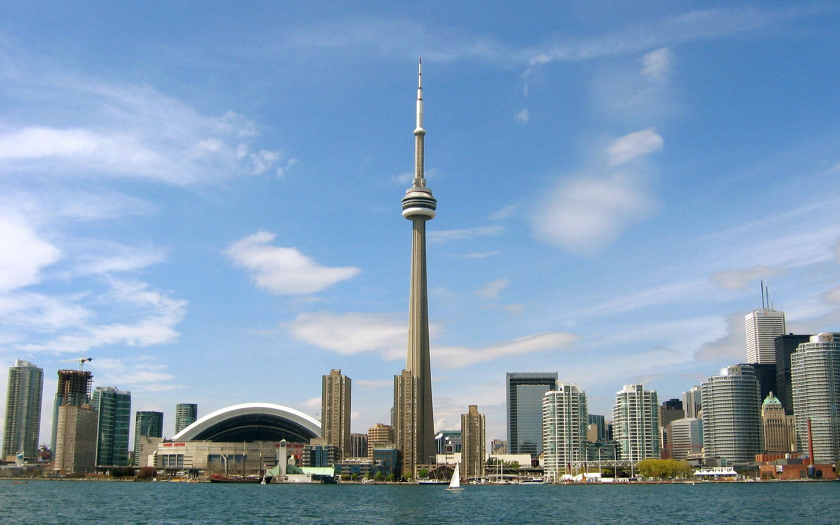
#> input picture Homework 1/Dataset/test/city/city_test-001.jpg, 1680 x 1050 px, found by its file name (shown at 1/2 size); its folder holds 4 pictures in this run
$ jupyter execute --allow-errors exercise_10.ipynb   (shell and % lines are left out)
#> lines starting #> are read from the running program, lines starting #| are printed output that depends on the picture; after the words box and inside, x2 and y2 are one past the last pixel; in counts of white or black regions, pixels touching at a corner belong together; pictures that were not available may be replaced by others from this repository, and a replacement may not be noted
#**Imports**#

[cell 1]
#to make SIFT_create() working

[cell 2]
import numpy as np
import os
from sklearn.cluster import KMeans
from sklearn.svm import SVC
from sklearn.preprocessing import StandardScaler
from matplotlib import pyplot as plt
from sklearn import svm, datasets
from sklearn.model_selection import train_test_split
from sklearn.metrics import confusion_matrix
from sklearn.utils.multiclass import unique_labels
from sklearn.metrics.pairwise import chi2_kernel
from sklearn.model_selection import GridSearchCV
from sklearn.metrics import accuracy_score
import cv2
import time
from PIL import Image

[cell 3]
import tensorflow as tf
#> (the rest of this cell did not finish here and is left out)

[cell 4]
from google.colab import drive
drive.mount('/content/drive', force_remount=True)

[cell 5]
%cd drive/MyDrive/'ImageProcessing_Assignment.zip (Unzipped Files)'/assignment/

[cell 6]
from exGenerator import *
matricola = '1937430'
#> (the rest of this cell did not finish here and is left out)

#**Auxiliary functions**#

[cell 7]
#get path to the Dataset
def getFiles(train, path):
    images = []
    count = 0
    for folder in os.listdir(path):
        for file in  os.listdir(path +'/'+ folder):
            images.append(path+'/' + folder  + '/'+  file)

    if(train is True):
        np.random.shuffle(images)

    return images

[cell 8]
#get Descriptors for the SIFT
def getDescriptorsSift(sift, img):
    kp, des = sift.detectAndCompute(img, None)
    return des

#get Descriptors for the BRISK - the 3rd method used
def getDescriptorsBrisk(brisk, img):
    kp, des = brisk.detectAndCompute(img, None)
    return des

#get Features (features are the corners and they are used directly) for the Harris
def getCorners(img):
    #find Harris corners
    #Hyper-parameters suggested by Open-CV tutorial
    img = np.float32(img)
    dst = cv2.cornerHarris(img, 2, 3, 0.04)
    dst = cv2.dilate(dst, None)
    ret, dst = cv2.threshold(dst, 0.01*dst.max(), 255, 0)
    dst = np.uint8(dst)

    #find centroids
    #to apply cv2.cornerSubPix()
    ret, labels, stats, centroids = cv2.connectedComponentsWithStats(dst)

    #define the criteria to stop and refine the corners
    #to find the corners with maximum accuracy
    criteria = (cv2.TERM_CRITERIA_EPS + cv2.TERM_CRITERIA_MAX_ITER, 100, 0.001)
    corners = cv2.cornerSubPix(img, np.float32(centroids), (5,5),(-1,-1), criteria)

    return centroids, corners

#automatically converts to grayscale
def readImage(img_path):
    img = cv2.imread(img_path, 0)
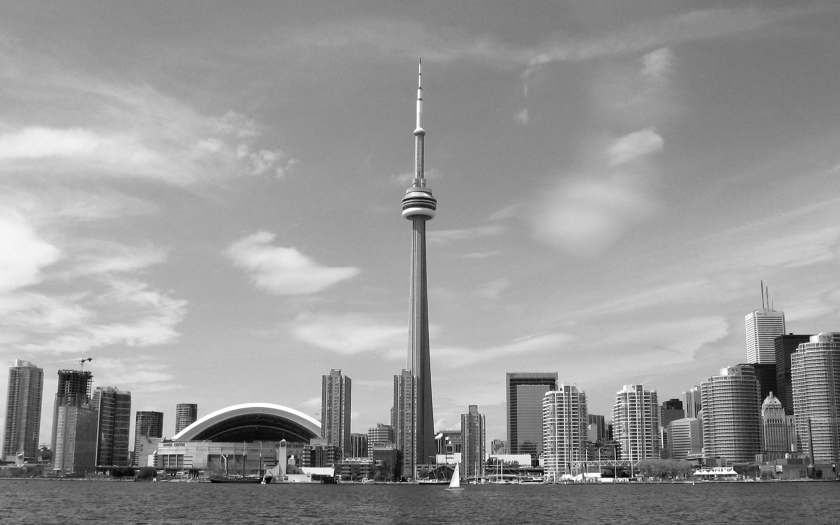
#> img: shape (1050, 1680) (shown at 1/2 size); min 0, max 255, mean 150.8
    return cv2.resize(img, (150,150))
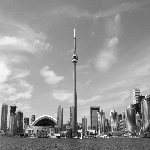
#> returned value: shape (150, 150); min 3, max 255, mean 150.8
#> in getDescriptorsSift, `kp, des = sift.detectAndCompute(img, None)`: kp = 97 keypoints; strongest (x, y, size): (13, 109, 3.9), (75, 57, 1.8), (45, 122, 7.2), (97, 109, 2.4)

#no need to modify for the BRISK and Harris
def vstackDescriptors(descriptor_list):
    descriptors = np.array(descriptor_list[0])
    for descriptor in descriptor_list[1:]:
        descriptors = np.vstack((descriptors, descriptor))
#> this loop made 0 passes
    return descriptors

[cell 9]
#sklearn K-means
def clusterDescriptors(descriptors, no_clusters):
    kmeans = KMeans(n_clusters = no_clusters).fit(descriptors)
    return kmeans

#shapes are fine-tuned correspondingly to the method to be applied
def extractFeatures(kmeans, descriptor_list, image_count, no_clusters, method):
#> called with image_count = 1, no_clusters = 50, method = 'sift'
    im_features = np.array([np.zeros(no_clusters) for i in range(image_count)])
    for i in range(image_count):
        for j in range(len(descriptor_list[i])):
            feature = descriptor_list[i][j]
            if method == 'sift':
                feature = feature.reshape(1, 128)
            elif method == 'harris':
                feature = feature.reshape(1, 2)
            else:
                feature = feature.reshape(1, 64)

            idx = kmeans.predict(feature)
            im_features[i][idx] += 1

    return im_features

def normalizeFeatures(scale, features):
    return scale.transform(features)

def plotHistogram(im_features, no_clusters):
#> called with im_features = array of shape (1, 50), no_clusters = 50
    x_scalar = np.arange(no_clusters)
    y_scalar = np.array([abs(np.sum(im_features[:,h], dtype=np.int32)) for h in range(no_clusters)])
#> y_scalar = 50 values from 0 to 0

    plt.bar(x_scalar, y_scalar)
    plt.xlabel("Visual Word Index")
    plt.ylabel("Frequency")
    plt.title("Complete Vocabulary Generated")
    plt.xticks(x_scalar + 0.4, x_scalar)
    plt.show()
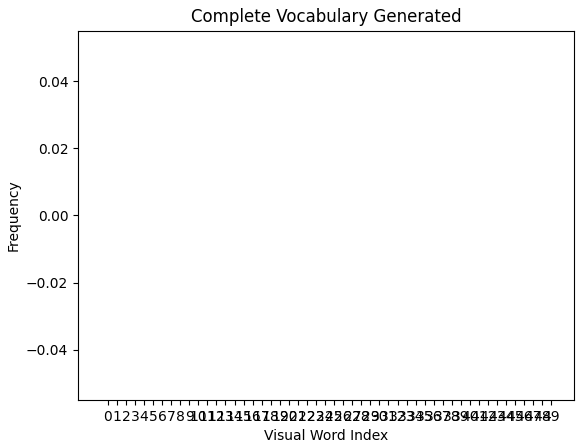
#> figure drawn by matplotlib, 1 panel

def svcParamSelection(X, y, kernel, nfolds):
    Cs = [0.5, 0.1, 0.15, 0.2, 0.3]
    gammas = [0.1, 0.11, 0.095, 0.105]
    param_grid = {'C': Cs, 'gamma' : gammas}
    grid_search = GridSearchCV(SVC(kernel=kernel), param_grid, cv=nfolds)
    grid_search.fit(X, y)
    grid_search.best_params_
    return grid_search.best_params_

def findSVM(im_features, train_labels, kernel):
    features = im_features
    if(kernel == "precomputed"):
      features = np.dot(im_features, im_features.T)

    params = svcParamSelection(features, train_labels, kernel, 5)
    C_param, gamma_param = params.get("C"), params.get("gamma")
    print(C_param, gamma_param)
    class_weight = {
        0: (807 / (7 * 140)),
        1: (807 / (7 * 140)),
        2: (807 / (7 * 133)),
        3: (807 / (7 * 70)),
        4: (807 / (7 * 42)),
        5: (807 / (7 * 140)),
        6: (807 / (7 * 142))
    }

    svm = SVC(kernel = kernel, C =  C_param, gamma = gamma_param, class_weight = class_weight)
    svm.fit(features, train_labels)
    return svm

# [53 lines left out: functions plotConfusionMatrix, plotConfusions, not called in this run]

def findAccuracy(true, predictions):
    print ('accuracy score: %0.3f' % accuracy_score(true, predictions))

#**Train function**#

[cell 10]
def trainModel(path, no_clusters, kernel, method):
    start_time = time.time()
    print('Training starting time: ', time.asctime(time.localtime(start_time)))
    images = getFiles(True, path)
    print("Train images path detected.")

    #Initializers for the SIFT and BRISK
    if method == 'sift':
      sift = cv2.SIFT_create()
      print("SIFT initialization in train.")
    elif method == 'brisk':
      brisk = cv2.BRISK_create()
      print("BRISK initialization in train.")
    else:
      print("Initialization skipped in train, Harris method.")

    descriptor_list = []
    train_labels = np.array([])
    label_count = 7
    image_count = len(images)

    for img_path in images:
        if("city" in img_path):
            class_index = 0
        elif("face" in img_path):
            class_index = 1
        elif("green" in img_path):
            class_index = 2
        elif("house_building" in img_path):
            class_index = 3
        elif("house_indoor" in img_path):
            class_index = 4
        elif("office" in img_path):
          class_index = 5
        else:
          class_index = 6

        train_labels = np.append(train_labels, class_index)
        img = readImage(img_path)

        #The phase of getting the Descriptors (feature extraction in Harris case)
        if method == 'sift':
          des = getDescriptorsSift(sift, img)
        elif method == 'harris':
          _, des = getCorners(img)
        else:
          des = getDescriptorsBrisk(brisk, img)

        descriptor_list.append(des)

    descriptors = vstackDescriptors(descriptor_list)
    print("Descriptors vstacked.")

    kmeans = clusterDescriptors(descriptors, no_clusters)
    print("Descriptors clustered.")

    im_features = extractFeatures(kmeans, descriptor_list, image_count, no_clusters, method)
    print("Images features extracted.")

    scale = StandardScaler().fit(im_features)
    im_features = scale.transform(im_features)
    print("Train images normalized.")

    plotHistogram(im_features, no_clusters)
    print("Features histogram plotted.")

    svm = findSVM(im_features, train_labels, kernel)
    print("SVM fitted.")
    print("Training completed.")
    print("Training time: ", time.time() - start_time)

    return kmeans, scale, svm, im_features

#**Test function**#

[cell 11]
# [78 lines left out: function testModel, not called in this run]

#**Execution phase**#

[cell 12]
#will feed the name of method to be executed
def execute(train_path, test_path, no_clusters, kernel, method):
    kmeans, scale, svm, im_features = trainModel(train_path, no_clusters, kernel, method)
    testModel(test_path, kmeans, scale, svm, im_features, no_clusters, kernel, method)

##Confusion matrices for the SIFT##

#> (a cell that did not finish here is left out)

##Confusion matrices for the Harris##

#> (a cell that did not finish here is left out)

#> in getCorners, `dst = cv2.cornerHarris(img, 2, 3, 0.04)`:
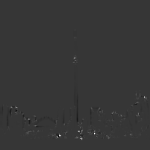
#> dst: shape (150, 150) float32; min -47358688, max 175403200, mean 177969.9; drawn with min black and max white
#> in getCorners, `dst = cv2.dilate(dst, None)`:
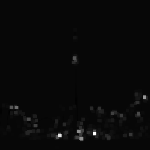
#> dst: shape (150, 150) float32; min -5241258.5, max 175403200, mean 1440492.2; drawn with min black and max white
#> in getCorners, `ret, dst = cv2.threshold(dst, 0.01*dst.max(), 255, 0)`:
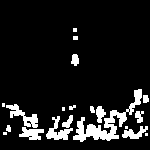
#> dst: shape (150, 150) float32; 10.6% white; 20 white regions (6 under 20 px), largest, box (x1, y1, x2, y2) and area: (73, 89, 142, 142) 928, (6, 104, 38, 128) 285, (46, 116, 73, 140) 266
#> in getCorners, `ret, dst = cv2.threshold(dst, 0.01*dst.max(), 255, 0)`: ret = 1754032
#> in getCorners, `ret, labels, stats, centroids = cv2.connectedComponentsWithStats(dst)`:
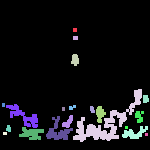
#> labels: shape (150, 150) int32; 21 distinct labels, from 0 to 20; one colour per label, 0 black
#> in getCorners, `ret, labels, stats, centroids = cv2.connectedComponentsWithStats(dst)`: ret = 21; stats = 21 rows, first 6: [0, 0, 150, 150, 20108], [73, 28, 4, 4, 16], [73, 36, 5, 4, 20], [71, 54, 8, 12, 73], [73, 89, 69, 53, 928], [143, 95, 6, 8, 43]; centroids = 21 rows, first 8: [73.52, 69.11], [74.5, 29.5], [75, 37.5], [74.68, 59.42], [106.3, 122.9], [145.2, 98.51], [3, 104.5], [23.05, 115.7]
#> in getCorners, `corners = cv2.cornerSubPix(img, np.float32(centroids), (5,5),(-1,-1), ..`: corners = 21 rows, first 8: [74.57, 69.78], [74.22, 28.25], [74.27, 37.38], [74.44, 58.1], [109.7, 120], [144.6, 96.76], [3, 104.5], [23.32, 115.4]
#> in trainModel (call 2), `_, des = getCorners(img)`: des has the same summary as corners in getCorners
#> in vstackDescriptors (call 2), `descriptors = np.array(descriptor_list[0])`: descriptors has the same summary as corners in getCorners
#> in trainModel (call 2), `descriptors = vstackDescriptors(descriptor_list)`: descriptors has the same summary as corners in getCorners

##Confusion matrices for the BRISK##

#> (a cell that did not finish here is left out)

#> in getDescriptorsBrisk, `kp, des = brisk.detectAndCompute(img, None)`: kp = 157 keypoints; strongest (x, y, size): (33, 117, 11), (27, 118, 8.4), (91, 110, 23.6), (22, 113, 12.3)

#**Show the extracted features using the three different methods on sample image from the dataset**#

##Sample random image from the dataset##

[cell 16]
np.random.seed(1337)
all_data_dirlist = getFiles(True, './Dataset/train')
sample_imgs_paths = np.random.choice(all_data_dirlist, 1)
for index, img_filename in enumerate(sample_imgs_paths):
  img_orig = Image.open(img_filename)
  img_resized = readImage(img_filename)
  fig, (ax1, ax2) = plt.subplots(nrows=1, ncols=2, figsize=(10, 4))
  ax1.imshow(img_orig)
  ax1.set_title("Original sampled image")
  print(np.array(img_orig).shape)
#| (1050, 1680, 3)
  ax2.imshow(img_resized)
  ax2.set_title("Pre-processed sampled image")
  print(np.array(img_resized).shape)
#| (150, 150)

##Draw extracted features##

[cell 17]
#draw SIFT features on the sampled image
sift = cv2.SIFT_create()
kp, des = sift.detectAndCompute(img_resized, None)
#> kp = 97 keypoints; strongest (x, y, size): (13, 109, 3.9), (75, 57, 1.8), (45, 122, 7.2), (97, 109, 2.4)
sift_image = cv2.drawKeypoints(img_resized, kp, None)
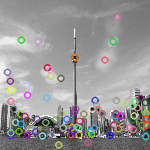
#> sift_image: shape (150, 150, 3); mean of channels 0, 1, 2 150.8, 150.8, 152; drawn as B, G, R

#draw BRISK features on the sampled image
brisk = cv2.BRISK_create()
kp, des = brisk.detectAndCompute(img_resized, None)
#> kp = 157 keypoints; strongest (x, y, size): (33, 117, 11), (27, 118, 8.4), (91, 110, 23.6), (22, 113, 12.3)
brisk_image = cv2.drawKeypoints(img_resized, kp, None, flags=0)
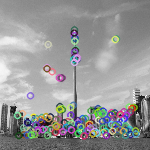
#> brisk_image: shape (150, 150, 3); mean of channels 0, 1, 2 151.1, 150.8, 150.4; drawn as B, G, R

#draw Harris corners on the sampled image
gray = img_resized.copy()
harris_img = cv2.cvtColor(np.array(gray),cv2.COLOR_GRAY2RGB)
centroids, corners = getCorners(gray)
res = np.hstack((centroids,corners))
#> res = 21 rows, first 6: [73.52, 69.11, 74.57, 69.78], [74.5, 29.5, 74.22, 28.25], [75, 37.5, 74.27, 37.38], [74.68, 59.42, 74.44, 58.1], [106.3, 122.9, 109.7, 120], [145.2, 98.51, 144.6, 96.76]
res = np.int0(res)
#> res = 21 rows, first 6: [73, 69, 74, 69], [74, 29, 74, 28], [75, 37, 74, 37], [74, 59, 74, 58], [106, 122, 109, 119], [145, 98, 144, 96]
harris_img[res[:,1],res[:,0]] = [0,0,255]
#> harris_img: shape (150, 150, 3); mean B, G, R 150.7, 150.7, 150.9
harris_img[res[:,3],res[:,2]] = [0,255,0]
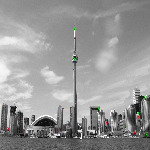
#> harris_img: shape (150, 150, 3); mean B, G, R 150.6, 150.8, 150.8

f, (ax1, ax2, ax3) = plt.subplots(nrows = 1, ncols = 3, figsize=(15,15))
ax1.imshow(sift_image)
ax1.set_title("Sift features")
ax2.imshow(harris_img)
ax2.set_title('Harris features')
ax3.imshow(brisk_image)
ax3.set_title('Brisk features')
print("")
Image.fromarray(sift_image).save("sift.jpg")
Image.fromarray(harris_img).save("harris.jpg")
Image.fromarray(brisk_image).save("brisk.jpg")

$ run again, on Homework 1/Dataset/test/city/city_test-005.jpg
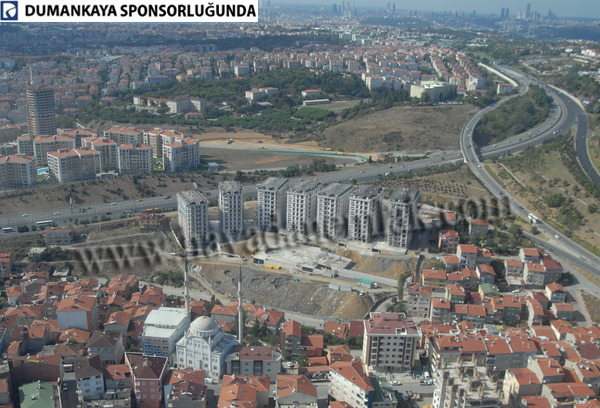
#> input picture Homework 1/Dataset/test/city/city_test-005.jpg, 600 x 408 px, found by its file name
#> in getDescriptorsSift, `kp, des = sift.detectAndCompute(img, None)`: kp = 286 keypoints; strongest (x, y, size): (37, 4, 2), (58, 3, 2), (15, 4, 2.4), (32, 4, 2.6)
#> y_scalar = 50 values from 0 to 0
#> in getCorners, `ret, dst = cv2.threshold(dst, 0.01*dst.max(), 255, 0)`:
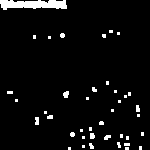
#> dst: shape (150, 150) float32; 4.8% white; 40 white regions (29 under 20 px), largest, box (x1, y1, x2, y2) and area: (0, 0, 67, 10) 495, (63, 91, 69, 98) 33, (35, 117, 39, 125) 30
#> in getCorners, `ret, dst = cv2.threshold(dst, 0.01*dst.max(), 255, 0)`: ret = 4334722.6
#> labels: shape (150, 150) int32; 41 distinct labels, from 0 to 40
#> in getCorners, `ret, labels, stats, centroids = cv2.connectedComponentsWithStats(dst)`: ret = 41; stats = 41 rows, first 6: [0, 0, 150, 150, 21425], [0, 0, 67, 10, 495], [109, 30, 4, 3, 12], [60, 33, 5, 5, 21], [117, 32, 3, 3, 9], [33, 35, 3, 4, 12]; centroids = 41 pairs, first value 9.5 to 142, second value 4.01 to 148
#> in getCorners, `corners = cv2.cornerSubPix(img, np.float32(centroids), (5,5),(-1,-1), ..`: corners = 41 pairs, first value 9.58 to 140, second value 4.25 to 147.7
#> in getDescriptorsBrisk, `kp, des = brisk.detectAndCompute(img, None)`: kp = 463 keypoints; strongest (x, y, size): (104, 34, 14.2), (62, 34, 15.1), (108, 31, 12.2), (66, 33, 12)
#| (408, 600, 3)
#| (150, 150)
#> `kp, des = sift.detectAndCompute(img_resized, None)`: kp = 286 keypoints; strongest (x, y, size): (37, 4, 2), (58, 3, 2), (15, 4, 2.4), (32, 4, 2.6)
#> `kp, des = brisk.detectAndCompute(img_resized, None)`: kp = 463 keypoints; strongest (x, y, size): (104, 34, 14.2), (62, 34, 15.1), (108, 31, 12.2), (66, 33, 12)
#> `res = np.hstack((centroids,corners))`: res = 41 rows, first 6: [75.03, 75.19, 77.18, 72.03], [32.97, 4.01, 37.04, 4.25], [110.5, 31, 110.5, 31], [62, 35, 61.25, 34.6], [118, 33, 118, 33], [34, 36.5, 33.22, 35.51]
#> `res = np.int0(res)`: res = 41 rows, first 6: [75, 75, 77, 72], [32, 4, 37, 4], [110, 31, 110, 31], [62, 35, 61, 34], [118, 33, 118, 33], [34, 36, 33, 35]
#> `harris_img[res[:,3],res[:,2]] = [0,255,0]`:
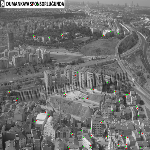
#> harris_img: shape (150, 150, 3); mean B, G, R 112.8, 113.2, 113.1

$ run again, on Homework 1/Dataset/test/city/city_test-006.jpg
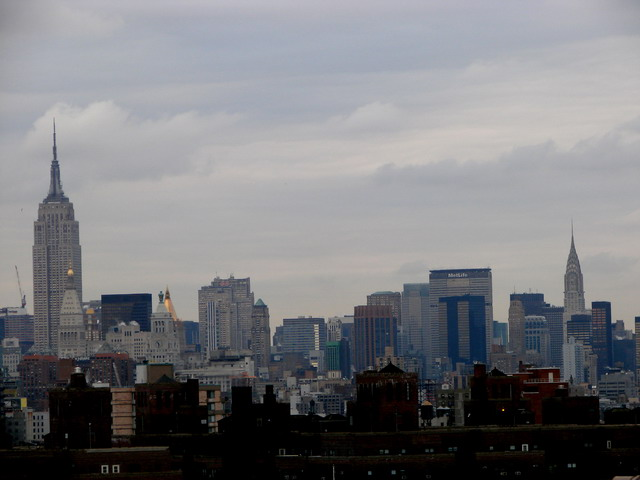
#> input picture Homework 1/Dataset/test/city/city_test-006.jpg, 640 x 480 px, found by its file name
#> in getDescriptorsSift, `kp, des = sift.detectAndCompute(img, None)`: kp = 110 keypoints; strongest (x, y, size): (141, 95, 2.4), (30, 96, 7), (117, 97, 3.8), (113, 85, 2.6)
#> y_scalar = 50 values from 0 to 0
#> in getCorners, `ret, dst = cv2.threshold(dst, 0.01*dst.max(), 255, 0)`: ret = 205172.5
#> labels: shape (150, 150) int32; 51 distinct labels, from 0 to 50
#> in getCorners, `ret, labels, stats, centroids = cv2.connectedComponentsWithStats(dst)`: ret = 51; stats = 51 rows, first 6: [0, 0, 150, 150, 20235], [11, 45, 5, 8, 37], [11, 58, 4, 6, 19], [133, 75, 3, 7, 21], [15, 83, 5, 5, 22], [99, 83, 5, 8, 34]; centroids = 51 pairs, first value 3.67 to 148, second value 48.7 to 148.5
#> in getCorners, `corners = cv2.cornerSubPix(img, np.float32(centroids), (5,5),(-1,-1), ..`: corners = 51 pairs, first value 2.86 to 146.5, second value 48.22 to 148.4
#> in getDescriptorsBrisk, `kp, des = brisk.detectAndCompute(img, None)`: kp = 120 keypoints; strongest (x, y, size): (113, 84, 13.5), (25, 92, 12.9), (33, 92, 12.7), (68, 129, 10.2)
#| (480, 640, 3)
#| (150, 150)
#> `kp, des = sift.detectAndCompute(img_resized, None)`: kp = 110 keypoints; strongest (x, y, size): (141, 95, 2.4), (30, 96, 7), (117, 97, 3.8), (113, 85, 2.6)
#> `kp, des = brisk.detectAndCompute(img_resized, None)`: kp = 120 keypoints; strongest (x, y, size): (113, 84, 13.5), (25, 92, 12.9), (33, 92, 12.7), (68, 129, 10.2)
#> `res = np.hstack((centroids,corners))`: res = 51 rows, first 6: [75.04, 70.38, 75.04, 70.38], [12.84, 48.7, 12.42, 48.22], [12.58, 60.53, 12.47, 56.22], [134, 78, 133.6, 76.41], [16.91, 85.23, 18.35, 84.38], [101, 86.62, 100.7, 84.6]
#> `res = np.int0(res)`: res = 51 rows, first 6: [75, 70, 75, 70], [12, 48, 12, 48], [12, 60, 12, 56], [134, 78, 133, 76], [16, 85, 18, 84], [101, 86, 100, 84]
#> `harris_img[res[:,3],res[:,2]] = [0,255,0]`:
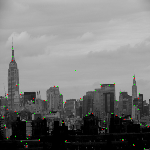
#> harris_img: shape (150, 150, 3); mean B, G, R 121.1, 121.7, 121.4
